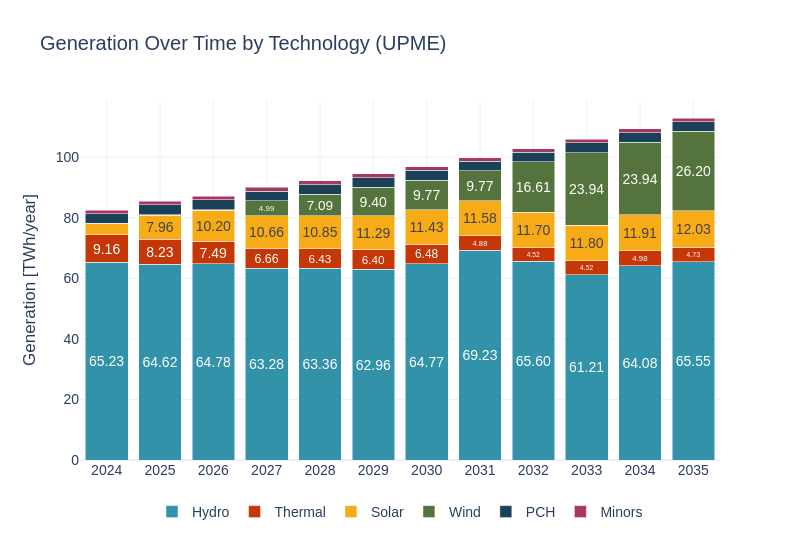

Notebook code for this chart:
### Code cell
sce_upme = pd.read_csv(gen_per_res_vs_marg_cost)
sce_upme['Energy_TWh_typical_yr'] = sce_upme['Energy_GWh_typical_yr'] / 1000
sce_upme = sce_upme[sce_upme['year'] <= years[1]]
sw.scenarios.dispatched_generation(sce_upme, 'Generation', 'TWh', 'year', 'Energy_TWh_typical_yr', 'Tech', scenario_name, 'UPME', 4)
#sce_upme.to_csv('./12_upme.csv')

### Figure 1 — Plotly figure (JSON) as saved in the notebook; plotly's stock layout.template omitted (floating-point values rounded to 4 significant figures)
{"data": [{"alignmentgroup": "True", "hovertemplate": "Tech=Hydro<br>Year=%{x}<br>Dispatched Generation (MW)=%{y}<br>text=%{text}<extra></extra>", "insidetextanchor": "middle", "legendgroup": "Hydro", "marker": {"color": "#3292A9", "pattern": {"shape": ""}}, "name": "Hydro", "offsetgroup": "Hydro", "orientation": "v", "showlegend": true, "text": ["65.23", "64.62", "64.78", "63.28", "63.36", "62.96", "64.77", "69.23", "65.60", "61.21", "64.08", "65.55"], "textangle": 0, "textposition": "inside", "texttemplate": "%{text}", "type": "bar", "x": [2024, 2025, 2026, 2027, 2028, 2029, 2030, 2031, 2032, 2033, 2034, 2035], "xaxis": "x", "y": [65.23, 64.62, 64.78, 63.28, 63.36, 62.96, 64.77, 69.23, 65.6, 61.21, 64.08, 65.55], "yaxis": "y"}, {"alignmentgroup": "True", "hovertemplate": "Tech=Thermal<br>Year=%{x}<br>Dispatched Generation (MW)=%{y}<br>text=%{text}<extra></extra>", "insidetextanchor": "middle", "legendgroup": "Thermal", "marker": {"color": "#C53707", "pattern": {"shape": ""}}, "name": "Thermal", "offsetgroup": "Thermal", "orientation": "v", "showlegend": true, "text": ["9.16", "8.23", "7.49", "6.66", "6.43", "6.40", "6.48", "4.88", "4.52", "4.52", "4.98", "4.73"], "textangle": 0, "textposition": "inside", "texttemplate": "%{text}", "type": "bar", "x": [2024, 2025, 2026, 2027, 2028, 2029, 2030, 2031, 2032, 2033, 2034, 2035], "xaxis": "x", "y": [9.158, 8.229, 7.487, 6.665, 6.425, 6.398, 6.476, 4.877, 4.521, 4.518, 4.979, 4.733], "yaxis": "y"}, {"alignmentgroup": "True", "hovertemplate": "Tech=Solar<br>Year=%{x}<br>Dispatched Generation (MW)=%{y}<br>text=%{text}<extra></extra>", "insidetextanchor": "middle", "legendgroup": "Solar", "marker": {"color": "#F7AB17", "pattern": {"shape": ""}}, "name": "Solar", "offsetgroup": "Solar", "orientation": "v", "showlegend": true, "text": ["", "7.96", "10.20", "10.66", "10.85", "11.29", "11.43", "11.58", "11.70", "11.80", "11.91", "12.03"], "textangle": 0, "textposition": "inside", "texttemplate": "%{text}", "type": "bar", "x": [2024, 2025, 2026, 2027, 2028, 2029, 2030, 2031, 2032, 2033, 2034, 2035], "xaxis": "x", "y": [3.651, 7.961, 10.2, 10.66, 10.85, 11.29, 11.43, 11.58, 11.7, 11.8, 11.91, 12.03], "yaxis": "y"}, {"alignmentgroup": "True", "hovertemplate": "Tech=Wind<br>Year=%{x}<br>Dispatched Generation (MW)=%{y}<br>text=%{text}<extra></extra>", "insidetextanchor": "middle", "legendgroup": "Wind", "marker": {"color": "#55733D", "pattern": {"shape": ""}}, "name": "Wind", "offsetgroup": "Wind", "orientation": "v", "showlegend": true, "text": ["", "", "", "4.99", "7.09", "9.40", "9.77", "9.77", "16.61", "23.94", "23.94", "26.20"], "textangle": 0, "textposition": "inside", "texttemplate": "%{text}", "type": "bar", "x": [2024, 2025, 2026, 2027, 2028, 2029, 2030, 2031, 2032, 2033, 2034, 2035], "xaxis": "x", "y": [0.063, 0.206, 0.206, 4.989, 7.095, 9.398, 9.772, 9.772, 16.61, 23.94, 23.94, 26.2], "yaxis": "y"}, {"alignmentgroup": "True", "hovertemplate": "Tech=PCH<br>Year=%{x}<br>Dispatched Generation (MW)=%{y}<br>text=%{text}<extra></extra>", "insidetextanchor": "middle", "legendgroup": "PCH", "marker": {"color": "#1B4159", "pattern": {"shape": ""}}, "name": "PCH", "offsetgroup": "PCH", "orientation": "v", "showlegend": true, "text": ["", "", "", "", "", "", "", "", "", "", "", ""], "textangle": 0, "textposition": "inside", "texttemplate": "%{text}", "type": "bar", "x": [2024, 2025, 2026, 2027, 2028, 2029, 2030, 2031, 2032, 2033, 2034, 2035], "xaxis": "x", "y": [3.236, 3.236, 3.236, 3.236, 3.236, 3.236, 3.236, 3.236, 3.236, 3.236, 3.236, 3.236], "yaxis": "y"}, {"alignmentgroup": "True", "hovertemplate": "Tech=Minors<br>Year=%{x}<br>Dispatched Generation (MW)=%{y}<br>text=%{text}<extra></extra>", "insidetextanchor": "middle", "legendgroup": "Minors", "marker": {"color": "#A6375F", "pattern": {"shape": ""}}, "name": "Minors", "offsetgroup": "Minors", "orientation": "v", "showlegend": true, "text": ["", "", "", "", "", "", "", "", "", "", "", ""], "textangle": 0, "textposition": "inside", "texttemplate": "%{text}", "type": "bar", "x": [2024, 2025, 2026, 2027, 2028, 2029, 2030, 2031, 2032, 2033, 2034, 2035], "xaxis": "x", "y": [1.191, 1.191, 1.191, 1.191, 1.191, 1.191, 1.191, 1.191, 1.191, 1.191, 1.191, 1.191], "yaxis": "y"}], "layout": {"barmode": "stack", "font": {"family": "Arial", "size": 14}, "height": 540, "legend": {"orientation": "h", "title": {}, "tracegroupgap": 0, "x": 0.5, "xanchor": "center", "y": -0.1}, "title": {"text": "Generation Over Time by Technology (UPME)"}, "width": 800, "xaxis": {"anchor": "y", "domain": [0, 1], "showgrid": true, "tickangle": 0, "tickfont": {"family": "Arial", "size": 14}, "tickvals": [2024, 2025, 2026, 2027, 2028, 2029, 2030, 2031, 2032, 2033, 2034, 2035], "title": {"text": ""}}, "yaxis": {"anchor": "x", "domain": [0, 1], "title": {"text": "Generation [TWh/year]"}}}}
